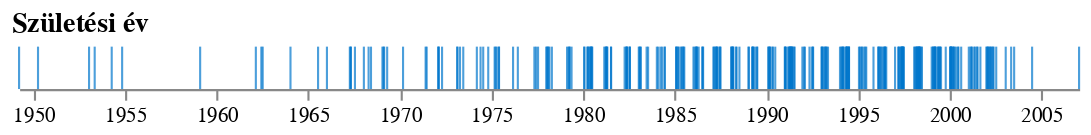

This figure's notebook cell:
### Code cell
c='Q3'
dx=pd.DataFrame(pd.to_datetime(df[c].str.replace('május','05').str.replace('ezer kilencszáz ötven négy június elseje','1954.06.01')\
    .str.replace('Ildikó','').str.replace(',','.').replace('83','1983')))
dx['random']=[i+pd.to_timedelta(str(200*np.random.uniform())+'d') for i in dx[c]]
base=alt.Chart(dx,title=mc[c].split('-')[1].replace(':','').strip())
bar=base.mark_tick(height=20,color=blue).encode(
    x=alt.X('random:T',
            axis=alt.Axis(grid=False,title=None)
           )
)
layer = (
    (bar)
    .configure_view(stroke=None)
    .configure_title(anchor='start',dx=0)
    .properties(height=20, width=500)
)
layer.save("export/" + c + ".json")
layer.save("export/" + c + ".png")
layer

### Figure 1 — Vega-Lite specification as saved in the notebook (floating-point values rounded to 4 significant figures; data arrays with more than 128 entries replaced by an {"elided": "..."} marker saying what was removed)
{"config": {"view": {"continuousWidth": 400, "continuousHeight": 300, "stroke": null}, "title": {"anchor": "start", "dx": 0}}, "data": {"name": "data-e430a170b4b5955bb6148497a1d1b250"}, "mark": {"type": "tick", "color": "#0077CC", "height": 20}, "encoding": {"x": {"type": "temporal", "axis": {"grid": false, "title": null}, "field": "random"}}, "height": 20, "title": "Születési év", "width": 500, "$schema": "https://vega.github.io/schema/vega-lite/v4.8.1.json", "datasets": {"data-e430a170b4b5955bb6148497a1d1b250": {"elided": "308 records"}}}
